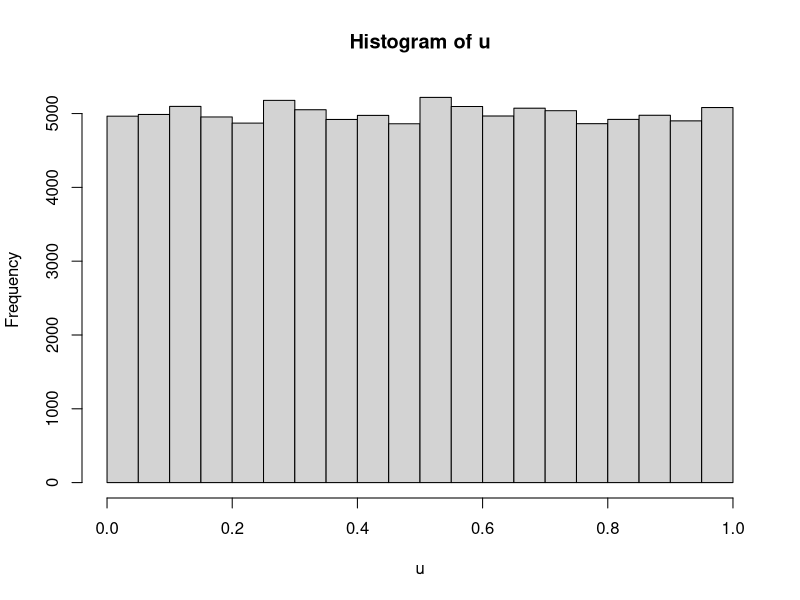
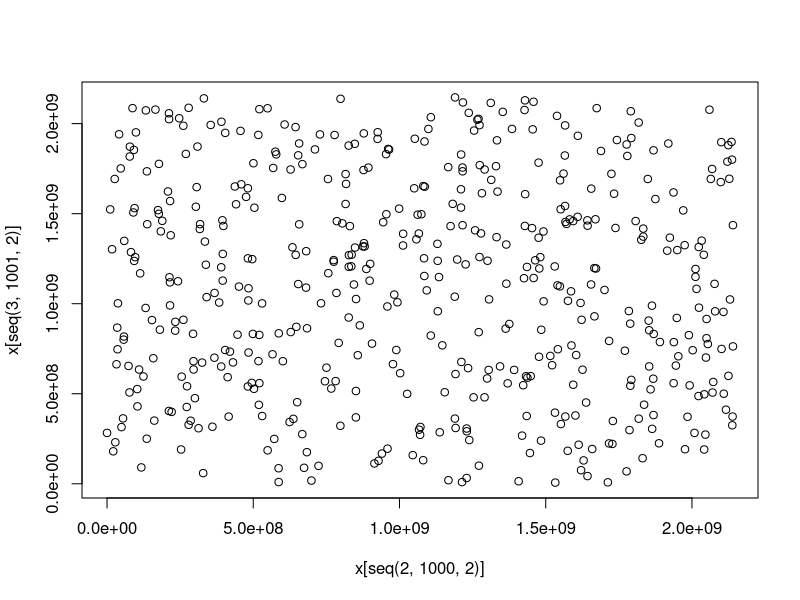

Reproduce these figures in R, in order.
x <- rep(0,100000)

x[1] = 1

a = 7^5
c = 0
m = 2^31 + 1 #### why + 1 (or -1 )

for(i in 1:length(x)){
  x[i+1] = (a * x[i] + c) %% m
  
}

u <- x/m  

hist(u)

### We will see that there is no pattern between the numbers
#########from to by 
plot(x[seq(2,1000,2)], x[seq(3,1001,2)])
#### but since we generated it using the previous algortithm this is only pseudo random 
